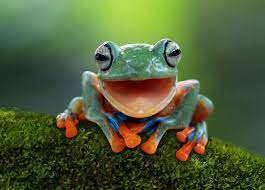
#> input picture 13/frog.jpeg, 265 x 190 px
$ jupyter execute 13.ipynb
#> lines starting #> are read from the running program, lines starting #| are printed output that depends on the picture
# EXERCISE 13.1

Read any raster image using the PIL library. Print some attributes (mode, size, format). <br>Send me the script, the results, and the thumbnail with size=(128,128).

[cell 1]
from PIL import Image

#Author of image: © kuritafsheen—RooM/Getty Images
#article
#https://www.britannica.com/story/whats-the-difference-between-a-frog-and-a-toad
#Image link
#https://cdn.britannica.com/84/206384-050-00698723/Javan-gliding-tree-frog.jpg?q=60
with Image.open("frog.jpeg") as im:
#> im is the input picture: PIL image 265x190 RGB; mean R, G, B 80.3, 94.3, 56.6
    print("\nAtributes")
    print("Mode: %s" % (im.mode))
#| Mode: RGB
    print("Size (width, height): ", im.size)
#| Size (width, height):  (265, 190)
    print("Format:", im.format)
#| Format: JPEG
    im_org=im.copy()
    im.thumbnail([128,128])
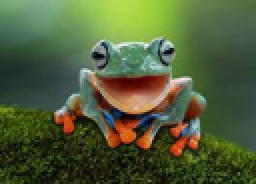
#> im: PIL image 128x92 RGB (shown 2 times larger); mean R, G, B 80.3, 94.3, 56.7
    im_thumbnail=im
    im_resize=im_org.resize([128,128])
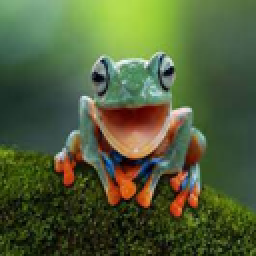
#> im_resize: PIL image 128x128 RGB (shown 2 times larger); mean R, G, B 80.3, 94.3, 56.7
    print("thumnail_size (width, height):", im.size)
#| thumnail_size (width, height): (128, 92)
    im_resize.save('thumbnail.jpeg')
